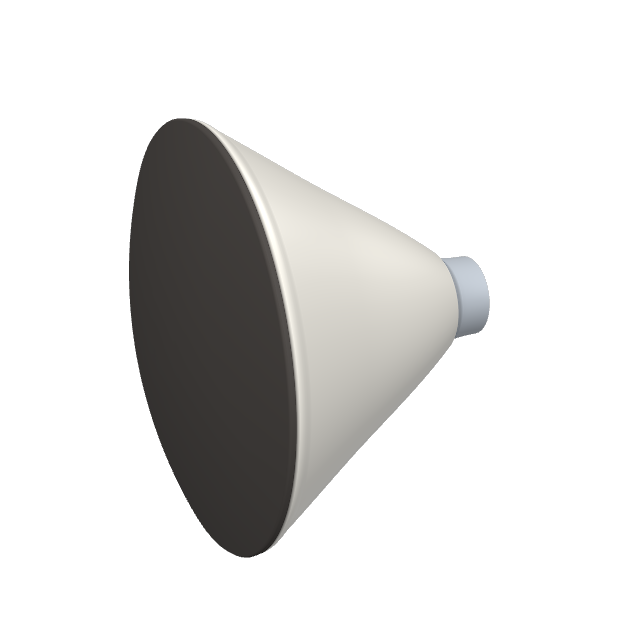
#> input picture shots/thumbs/capsule.png, 640 x 640 px, given in place of capsule.png.png, which was not available
$ python thumbs.py ../shots/thumbs/capsule.png
#> lines starting #> are read from the running program, lines starting #| are printed output that depends on the picture
# PNG nền trong (shots/thumbs) -> assets/thumbs/<id>.webp: cắt sát vật, khung 256x160, chất lượng giảm dần tới khi <= 8 KB
import sys, io
from PIL import Image
for id in sys.argv[1:]:
    im = Image.open(f'shots/thumbs/{id}.png').convert('RGBA'); bb = im.getchannel('A').point(lambda v: 255 if v > 8 else 0).getbbox() or (0, 0, im.width, im.height)
#> further down, im is the input picture: PIL image 640x640 RGBA; mean R, G, B, A 28.9, 28.3, 27.3, 59.6
#> after `bb = im.getchannel('A').point(lambda v: 255 if v > 8 else 0).getbbox()`: bb = (129, 118, 490, 558)
    c = im.crop(bb); W, H, m = 256, 160, 10; k = min((W - 2 * m) / c.width, (H - 2 * m) / c.height); c = c.resize((max(1, round(c.width * k)), max(1, round(c.height * k))), Image.LANCZOS)
#> after `c = im.crop(bb)`:
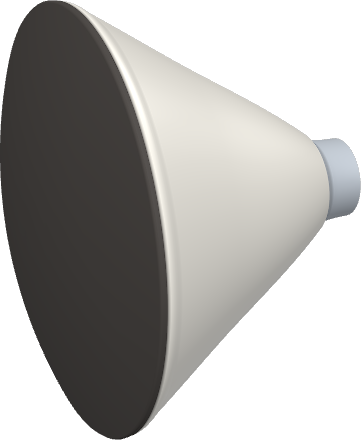
#> c: PIL image 361x440 RGBA; mean R, G, B, A 74.4, 72.9, 70.5, 153.7; transparent parts drawn white
#> after `k = min((W - 2 * m) / c.width, (H - 2 * m) / c.height)`: k = 0.318
#> after `c = c.resize((max(1, round(c.width * k)), max(1, round(c.height * k)))`:
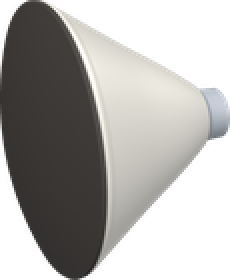
#> c: PIL image 115x140 RGBA (shown 2 times larger); mean R, G, B, A 78.1, 76.6, 74.1, 153.7; transparent parts drawn white
    out = Image.new('RGBA', (W, H), (0, 0, 0, 0)); out.alpha_composite(c, ((W - c.width) // 2, (H - c.height) // 2))
#> after `out = Image.new('RGBA', (W, H), (0, 0, 0, 0))`: out: PIL image 256x160 RGBA; every value is 0
#> after `out.alpha_composite(c, ((W - c.width) // 2, (H - c.height) // 2))`:
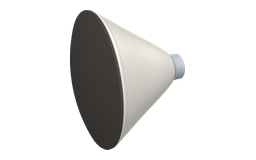
#> out: PIL image 256x160 RGBA; mean R, G, B, A 30.7, 30.1, 29.1, 60.4; transparent parts drawn white
    for q in (90, 82, 74, 66, 58, 50, 40, 30):
        b = io.BytesIO(); out.save(b, 'WEBP', quality=q, method=6)
        if b.tell() <= 8000: break
    open(f'assets/thumbs/{id}.webp', 'wb').write(b.getvalue()); print(id, b.tell(), 'B q', q)
#| ../shots/thumbs/capsule.png 3796 B q 90

$ run again, on shots/thumbs/heli.png
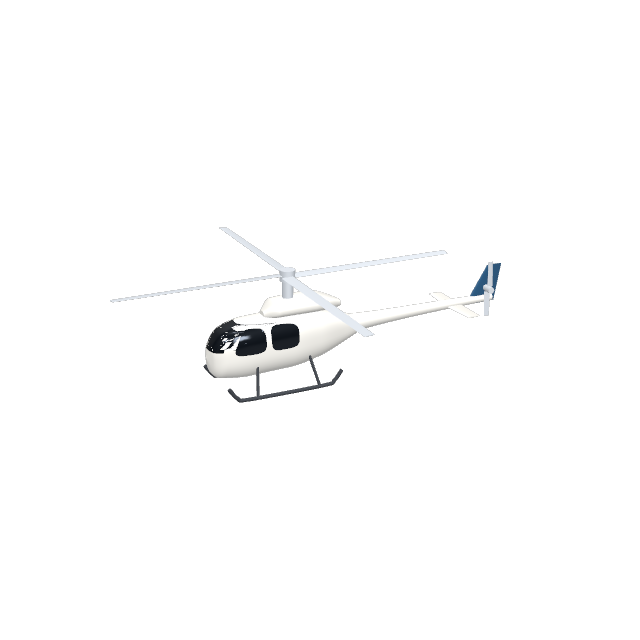
#> input picture shots/thumbs/heli.png, 640 x 640 px, given in place of heli.png.png, which was not available
#> im is the input picture: PIL image 640x640 RGBA; mean R, G, B, A 6.6, 6.7, 6.8, 8.7
#> bb = (110, 227, 501, 403)
#> `c = c.resize((max(1, round(c.width * k)), max(1, round(c.height * k)))`:
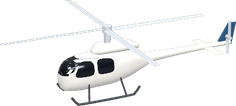
#> c: PIL image 236x106 RGBA; mean R, G, B, A 49.2, 49.9, 50.6, 52; transparent parts drawn white
#> out: PIL image 256x160 RGBA; every value is 0
#> `out.alpha_composite(c, ((W - c.width) // 2, (H - c.height) // 2))`:
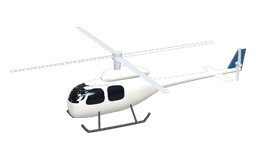
#> out: PIL image 256x160 RGBA; mean R, G, B, A 30, 30.5, 30.9, 31.7; transparent parts drawn white
#| ../shots/thumbs/heli.png 7632 B q 74

$ run again, on shots/thumbs/plane_airliner.png
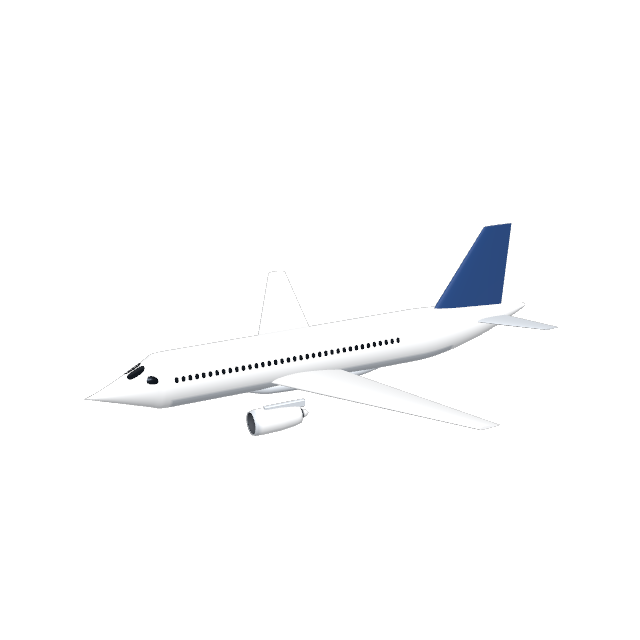
#> input picture shots/thumbs/plane_airliner.png, 640 x 640 px, given in place of plane_airliner.png.png, which was not available
#> im is the input picture: PIL image 640x640 RGBA; mean R, G, B, A 16.2, 16.6, 17.1, 19.4
#> bb = (84, 223, 558, 436)
#> `c = c.resize((max(1, round(c.width * k)), max(1, round(c.height * k)))`:
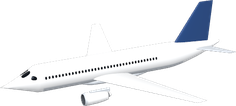
#> c: PIL image 236x106 RGBA; mean R, G, B, A 73.5, 75.1, 77.7, 78.8; transparent parts drawn white
#> out: PIL image 256x160 RGBA; every value is 0
#> `out.alpha_composite(c, ((W - c.width) // 2, (H - c.height) // 2))`:
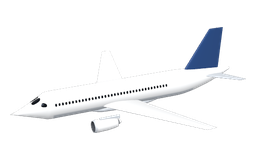
#> out: PIL image 256x160 RGBA; mean R, G, B, A 44.9, 45.9, 47.4, 48.1; transparent parts drawn white
#| ../shots/thumbs/plane_airliner.png 7614 B q 90
